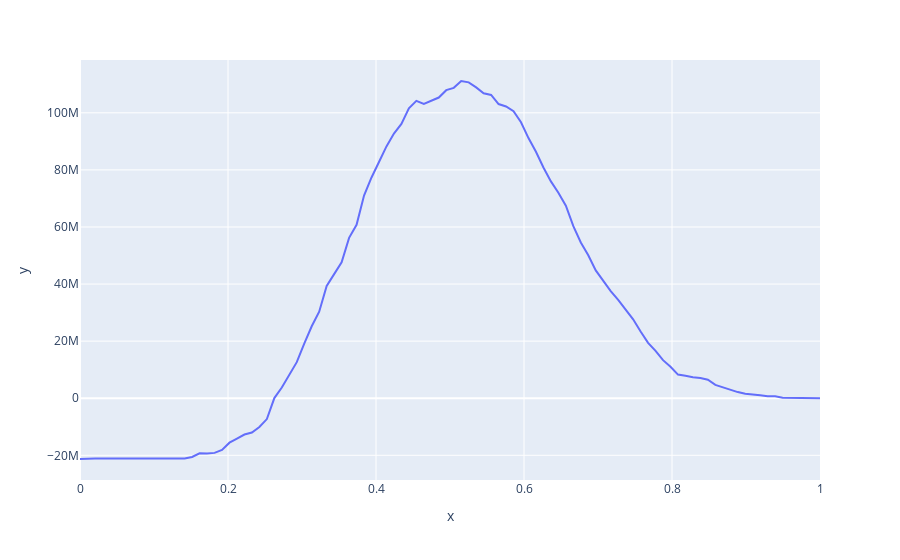

Write notebook code for a chart like this one.
### Code cell
import plotly.express as px


px.line(x=threshold_list, y=pnl_list)
